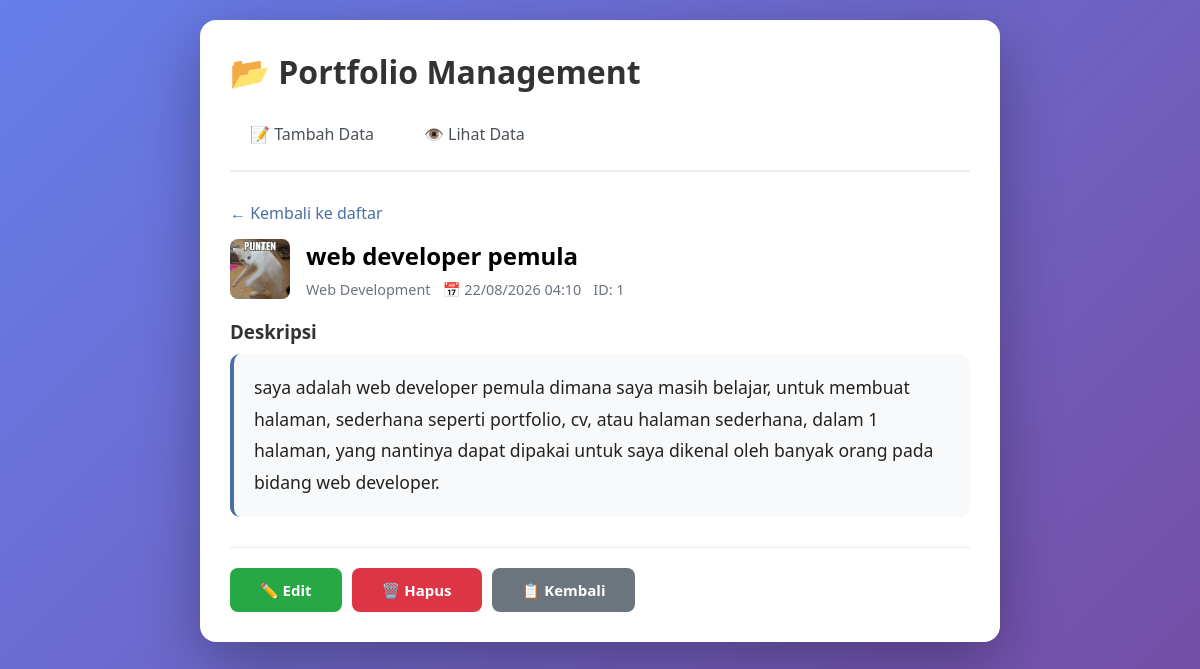
Screenshot of /detail.php?id=1 with the database file from the repository.
### tables this page shows
CREATE TABLE `portfolio` (
  `id` int NOT NULL,
  `judul` varchar(255) NOT NULL,
  `deskripsi` text,
  `gambar` varchar(255) DEFAULT NULL,
  `kategori` varchar(100) DEFAULT NULL,
  `created_at` timestamp NULL DEFAULT CURRENT_TIMESTAMP
);

### detail.php (the view, shortened to what this page needs)
<?php
require_once 'db.php';
$id = isset($_GET['id']) ? (int) $_GET['id'] : 0;
$sql = "SELECT * FROM portfolio WHERE id = $id LIMIT 1";
$result = mysqli_query($conn, $sql);
$data = mysqli_fetch_assoc($result);
?>
<!DOCTYPE html>
<html lang="id">
<head>
    <link rel="stylesheet" href="style.css">
</head>
<body>
    <div class="container">
        <h1>📂 Portfolio Management</h1>
        <div class="nav-menu">
            <a href="index.html">📝 Tambah Data</a>
            <a href="view.php">👁️ Lihat Data</a>
        </div>
        <div class="detail-container">
            <a href="view.php" style="display:inline-block; margin-bottom:15px; color:#4a6fa5; text-decoration:none;">← Kembali ke daftar</a>
            <div class="detail-header">
                <?php if ($data['gambar'] && file_exists('uploads/' . $data['gambar'])): ?>
                    <img src="uploads/<?= htmlspecialchars($data['gambar']) ?>" class="detail-gambar" alt="<?= htmlspecialchars($data['judul']) ?>">
                <?php else: ?>
                    <div class="no-image-small">No img</div>
                <?php endif; ?>
                <div>
                    <h2 style="margin: 0;"><?= htmlspecialchars($data['judul']) ?></h2>
                    <div class="detail-meta">
                        <span class="badge"><?= htmlspecialchars($data['kategori']) ?></span>
                        <span>📅 <?= date('d/m/Y H:i', strtotime($data['created_at'])) ?></span>
                        <span>ID: <?= $data['id'] ?></span>
                    </div>
                </div>
            </div>
            <h3 style="margin-bottom: 10px; color: #333;">Deskripsi</h3>
            <div class="detail-deskripsi"><?= nl2br(htmlspecialchars($data['deskripsi'])) ?></div>
            <div class="detail-actions">
                <a href="edit.php?id=<?= $data['id'] ?>" class="btn btn-success">✏️ Edit</a>
                <a href="delete.php?id=<?= $data['id'] ?>" class="btn btn-danger btn-delete">🗑️ Hapus</a>
                <a href="view.php" class="btn btn-secondary">📋 Kembali</a>
            </div>
        </div>
    </div>
</body>
</html>

### style.css (style rules this page uses)
* { margin: 0; padding: 0; box-sizing: border-box; }
body { font-family: 'Segoe UI', Tahoma, Geneva, Verdana, sans-serif; background: linear-gradient(135deg, #667eea 0%, #764ba2 100%); min-height: 100vh; padding: 20px; }
.container { max-width: 800px; margin: 0 auto; background: white; border-radius: 16px; padding: 30px; box-shadow: 0 20px 60px rgba(0, 0, 0, 0.3); animation: slideIn 0.5s ease-out; }
h1 { color: #333; margin-bottom: 20px; font-size: 2em; }
.nav-menu { display: flex; gap: 10px; margin-bottom: 30px; border-bottom: 2px solid #e9ecef; padding-bottom: 15px; }
.nav-menu a { padding: 10px 20px; text-decoration: none; color: #495057; border-radius: 8px; transition: all 0.3s ease; font-weight: 500; }
.btn { padding: 12px 30px; border: none; border-radius: 8px; font-size: 15px; font-weight: 600; cursor: pointer; transition: all 0.3s ease; text-decoration: none; display: inline-flex; align-items: center; gap: 8px; }
.btn-secondary { background: #6c757d; color: white; }
.btn-success { background: #28a745; color: white; }
.btn-danger { background: #dc3545; color: white; }

### detail.php (style rules this page uses)
.detail-container { margin-top: 10px; }
.detail-header { display: flex; align-items: flex-start; gap: 16px; margin-bottom: 20px; }
.detail-gambar { width: 60px; height: 60px; object-fit: cover; border-radius: 8px; background: #f1f3f5; flex-shrink: 0; }
.detail-meta { display: flex; flex-wrap: wrap; gap: 12px; margin: 8px 0 0; color: #6c757d; font-size: 0.9em; }
.detail-deskripsi { line-height: 1.8; color: #222; font-size: 1.1em; white-space: pre-wrap; margin: 10px 0 30px; padding: 18px 20px; background: #f8f9fa; border-radius: 10px; border-left: 4px solid #4a6fa5; }
.detail-actions { display: flex; flex-wrap: wrap; gap: 10px; padding-top: 20px; border-top: 1px solid #e9ecef; }

### rows the page displays
portfolio: gambar (picture), judul "web developer pemula", kategori "Web Development", created_at "22/08/2026 04:10", id "1", deskripsi "saya adalah web developer pemula dimana saya masih belajar, untuk membuat halaman, sederhana seperti portfolio, cv, atau halaman sederhana, dalam 1 halaman, yang nantinya dapat dipakai untuk saya dikenal oleh banyak orang pada bidang web developer."
